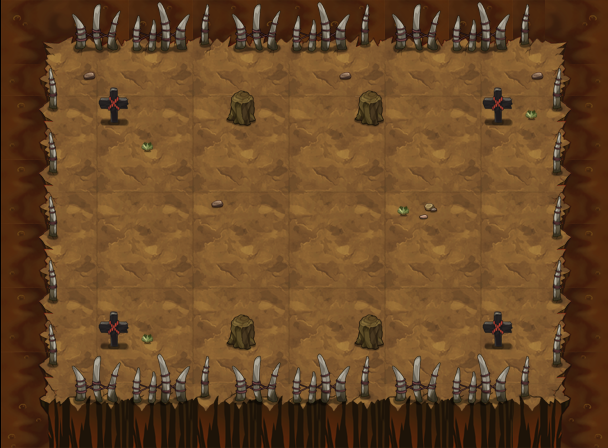

A level layout from a 2D game, rendered from its tile map. Below: a short description, then the map file with tile-grid data replaced by summaries:
An orthogonal 19x14 tile map with 32x32 px tiles, 10 tile layers (PASS, 块层 2, 块层 3, 块层 6, ...) and 56 objects (46x ITEM_POINT, 5x START_POINT, 4x EDGE, PLAYER).

<map version="1.0" orientation="orthogonal" width="19" height="14" tilewidth="32" tileheight="32">
<properties>
  <property name="MODE" value="INFINITE" />
 </properties>
 <tileset firstgid="1" name="yjbl" tilewidth="32" tileheight="32">
  <tileoffset x="1" y="0" />
  <image source="yjbl.png" width="450" height="600" />
 </tileset>
 <layer name="PASS" width="19" height="14">
  <data>[266 cells, 124 non-empty, 10 distinct tile ids]</data>
 </layer>
 <layer name="块层 2" width="19" height="14">
  <data>[266 cells, 266 non-empty, 9 distinct tile ids]</data>
 </layer>
 <layer name="块层 3" width="19" height="14">
  <data>[266 cells, 120 non-empty, 24 distinct tile ids]</data>
 </layer>
 <layer name="块层 6" width="19" height="14">
  <data>[266 cells, 0 non-empty, 0 distinct tile ids]</data>
 </layer>
 <layer name="块层 8" width="19" height="14">
  <data>[266 cells, 65 non-empty, 10 distinct tile ids]</data>
 </layer>
 <layer name="块层 10" width="19" height="14">
  <data>[266 cells, 13 non-empty, 4 distinct tile ids]</data>
 </layer>
 <layer name="块层 4" width="19" height="14">
  <data>[266 cells, 4 non-empty, 1 distinct tile ids]</data>
 </layer>
 <layer name="SHELTER 11" width="19" height="14">
  <data>[266 cells, 15 non-empty, 5 distinct tile ids]</data>
 </layer>
 <layer name="SHELTER 9" width="19" height="14">
  <data>[266 cells, 4 non-empty, 2 distinct tile ids]</data>
 </layer>
 <layer name="SHELTER 2" width="19" height="14">
  <data>[266 cells, 4 non-empty, 2 distinct tile ids]</data>
 </layer>
 <objectgroup name="对象层 1" width="19" height="14">
  <object name="ITEM_POINT" type="ITEM_POINT" x="256" y="320" width="32" height="32" />
  <object name="PLAYER" type="PLAYER" x="288" y="224" width="32" height="32" />
  <object name="ITEM_POINT" type="ITEM_POINT" x="160" y="192" width="32" height="32" />
  <object name="ITEM_POINT" type="ITEM_POINT" x="384" y="320" width="32" height="32" />
  <object name="ITEM_POINT" type="ITEM_POINT" x="416" y="192" width="32" height="32" />
  <object name="ITEM_POINT" type="ITEM_POINT" x="192" y="320" width="32" height="32" />
  <object name="ITEM_POINT" type="ITEM_POINT" x="96" y="224" width="32" height="32" />
  <object name="ITEM_POINT" type="ITEM_POINT" x="384" y="160" width="32" height="32" />
  <object name="monster" type="START_POINT" x="128" y="128" width="32" height="32" />
  <object name="ITEM_POINT" type="ITEM_POINT" x="448" y="96" width="32" height="32" />
  <object name="ITEM_POINT" type="ITEM_POINT" x="256" y="96" width="32" height="32" />
  <object name="ITEM_POINT" type="ITEM_POINT" x="288" y="320" width="32" height="32" />
  <object name="ITEM_POINT" type="ITEM_POINT" x="224" y="256" width="32" height="32" />
  <object name="ITEM_POINT" type="ITEM_POINT" x="512" y="352" width="32" height="32" />
  <object name="ITEM_POINT" type="ITEM_POINT" x="512" y="64" width="32" height="32" />
  <object name="monster" type="START_POINT" x="448" y="288" width="32" height="32" />
  <object name="ITEM_POINT" type="ITEM_POINT" x="96" y="256" width="32" height="32" />
  <object name="ITEM_POINT" type="ITEM_POINT" x="192" y="256" width="32" height="32" />
  <object name="ITEM_POINT" type="ITEM_POINT" x="480" y="224" width="32" height="32" />
  <object name="ITEM_POINT" type="ITEM_POINT" x="160" y="96" width="32" height="32" />
  <object name="ITEM_POINT" type="ITEM_POINT" x="480" y="128" width="32" height="32" />
  <object name="ITEM_POINT" type="ITEM_POINT" x="480" y="192" width="32" height="32" />
  <object name="ITEM_POINT" type="ITEM_POINT" x="416" y="320" width="32" height="32" />
  <object name="BOSS" type="START_POINT" x="288" y="160" width="32" height="32" />
  <object name="ITEM_POINT" type="ITEM_POINT" x="320" y="320" width="32" height="32" />
  <object name="ITEM_POINT" type="ITEM_POINT" x="128" y="320" width="32" height="32" />
  <object name="ITEM_POINT" type="ITEM_POINT" x="96" y="192" width="32" height="32" />
  <object name="down_edge" type="EDGE" x="64" y="384" width="480" height="32" />
  <object name="ITEM_POINT" type="ITEM_POINT" x="352" y="256" width="32" height="32" />
  <object name="ITEM_POINT" type="ITEM_POINT" x="320" y="96" width="32" height="32" />
  <object name="ITEM_POINT" type="ITEM_POINT" x="416" y="224" width="32" height="32" />
  <object name="ITEM_POINT" type="ITEM_POINT" x="480" y="256" width="32" height="32" />
  <object name="ITEM_POINT" type="ITEM_POINT" x="288" y="96" width="32" height="32" />
  <object name="ITEM_POINT" type="ITEM_POINT" x="192" y="96" width="32" height="32" />
  <object name="ITEM_POINT" type="ITEM_POINT" x="64" y="64" width="32" height="32" />
  <object name="ITEM_POINT" type="ITEM_POINT" x="384" y="96" width="32" height="32" />
  <object name="ITEM_POINT" type="ITEM_POINT" x="384" y="256" width="32" height="32" />
  <object name="ITEM_POINT" type="ITEM_POINT" x="416" y="96" width="32" height="32" />
  <object name="up_edge" type="EDGE" x="64" y="32" width="480" height="32" />
  <object name="right_edge" type="EDGE" x="544" y="32" width="32" height="384" />
  <object name="ITEM_POINT" type="ITEM_POINT" x="96" y="288" width="32" height="32" />
  <object name="ITEM_POINT" type="ITEM_POINT" x="96" y="128" width="32" height="32" />
  <object name="ITEM_POINT" type="ITEM_POINT" x="160" y="224" width="32" height="32" />
  <object name="ITEM_POINT" type="ITEM_POINT" x="192" y="160" width="32" height="32" />
  <object name="ITEM_POINT" type="ITEM_POINT" x="480" y="288" width="32" height="32" />
  <object name="left_edge" type="EDGE" x="32" y="32" width="32" height="384" />
  <object name="ITEM_POINT" type="ITEM_POINT" x="224" y="160" width="32" height="32" />
  <object name="ITEM_POINT" type="ITEM_POINT" x="480" y="160" width="32" height="32" />
  <object name="ITEM_POINT" type="ITEM_POINT" x="64" y="352" width="32" height="32" />
  <object name="monster" type="START_POINT" x="128" y="288" width="32" height="32" />
  <object name="ITEM_POINT" type="ITEM_POINT" x="160" y="320" width="32" height="32" />
  <object name="monster" type="START_POINT" x="448" y="128" width="32" height="32" />
  <object name="ITEM_POINT" type="ITEM_POINT" x="352" y="160" width="32" height="32" />
  <object name="ITEM_POINT" type="ITEM_POINT" x="448" y="320" width="32" height="32" />
  <object name="ITEM_POINT" type="ITEM_POINT" x="128" y="96" width="32" height="32" />
  <object name="ITEM_POINT" type="ITEM_POINT" x="96" y="160" width="32" height="32" />
 </objectgroup>
</map>
